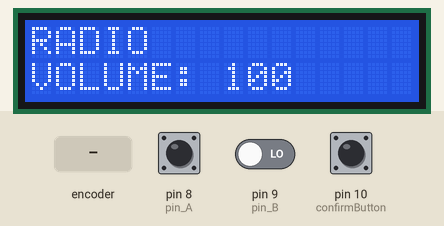
Simulated run of this sketch. Board: Arduino Uno, built with avr-gcc and run on an emulated ATmega328P. On the bench: 16×2 character LCD. The test bench sets the inputs (shaded band); at power-on: pin 10 (confirmButton) LOW, pin 8 (pin_A) HIGH, pin 9 (pin_B) LOW.

Above: at 1.2 s.
1.3 s: pin 10 (confirmButton) pulled HIGH for 0.15 s
At 2.6 s:
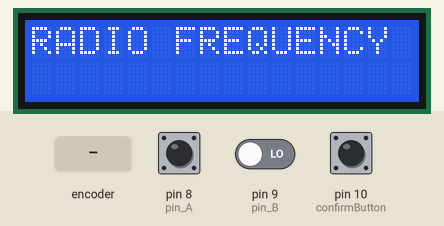
2.9 s: rotary encoder on pin 8 (pin_A) / pin 9 (pin_B) turned 3 steps (first pin leading)
At 3.6 s:
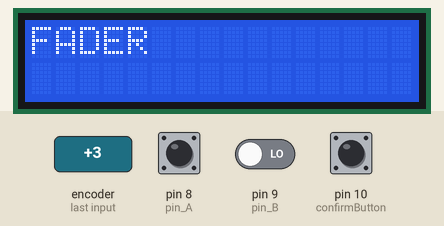
5.0 s: rotary encoder on pin 8 (pin_A) / pin 9 (pin_B) turned 1 step (first pin leading)
At 6.2 s:
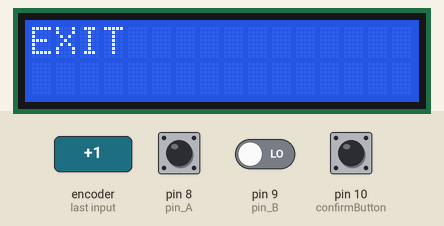
6.7 s: pin 10 (confirmButton) pulled HIGH for 1 s
At 8.3 s:
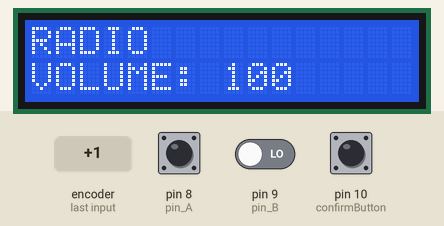
9.2 s: pin 10 (confirmButton) pulled HIGH for 3.2 s
At 13.1 s:
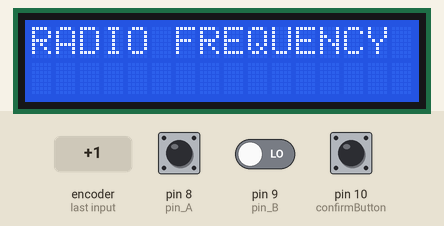
Timing chart, 0 to 14.6 s (numbered marks = the images above; inputs shaded):
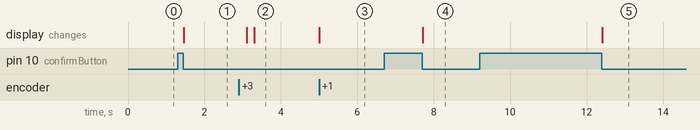

Measured:
- after the input at 1.3 s, the display: changes after 0.16 s (image 1)
- after the input at 2.9 s, the display: first changes after 0.21 s (image 2 shows a later state)
- after the input at 5.0 s, the display: changes at once (image 3)
- after the input at 6.7 s, the display: changes after 1.0 s (image 4)
- after the input at 9.2 s, the display: changes after 3.2 s (image 5)

The sketch:

sketch_oct08a.ino
```cpp
// include the library code:
#include <LiquidCrystal.h>

int volume = 100;
unsigned long currentTime;
unsigned long loopTime;
const int pin_A = 8;  // pin 8
const int pin_B = 9;  // pin 9
const int confirmButton = 10; // pin 10
unsigned char encoder_A;
unsigned char encoder_B;
unsigned char encoder_A_prev=0;
int buttonState = 0;
int menuLevel = 0;
int tmpValue = 0;

// initialize the library with the numbers of the interface pins
LiquidCrystal lcd(12, 11, 5, 4, 3, 2);

void setup() {
  lcd.begin(16, 2);
  lcd.print("volume");
  pinMode(pin_A, INPUT);
  pinMode(pin_B, INPUT);
  pinMode(confirmButton, INPUT);
  currentTime = millis();
  loopTime = currentTime;
}

void readEncoder(int &value, int increment, int minValue, int maxValue)
{
  currentTime = millis();
  if(currentTime >= (loopTime + 5)){
    // 5ms since last check of encoder = 200Hz
    encoder_A = digitalRead(pin_A);    // Read encoder pins
    encoder_B = digitalRead(pin_B);
    if((!encoder_A) && (encoder_A_prev)){
      // A has gone from high to low
      if(encoder_B) {
        // B is high so clockwise
        // increase the brightness, dont go over 255
        if (value+increment <= maxValue)
          value += increment;
      }
      else {
        // B is low so counter-clockwise
        // decrease the brightness, dont go below 0
        if (value - increment >= minValue)
          value -= increment;
      }

    }
    encoder_A_prev = encoder_A;     // Store value of A for next time

    loopTime = currentTime;  // Updates loopTime
  }
}

bool confirmPressed()
{
  buttonState = digitalRead(confirmButton);
  if (buttonState == HIGH)
  {
    do
    {
      delay(50);
      buttonState = digitalRead(confirmButton);
    }
    while(buttonState == HIGH);

    return true;
  }
  else
  {
    return false;
  }
}


void loop() {

  if (menuLevel == 0) // main menu. We can only set volume
  {
    lcd.setCursor(0, 0);
    lcd.print("RADIO           ");
    lcd.setCursor(0, 1);
    lcd.print("VOLUME: ");
    lcd.print(volume);
    lcd.print("     ");
    tmpValue = volume;
    readEncoder(volume, 1, 0, 63);
    if (volume != tmpValue)
    {
      // here we set volume level
    }

    if (confirmPressed())
    {
      menuLevel = 1;
    }
  }
  if (menuLevel == 1) // we are in the menu (frequency)
  {
    lcd.setCursor(0, 0);
    lcd.print("RADIO FREQUENCY ");
    lcd.setCursor(0, 1);
    lcd.print("                ");
    readEncoder(menuLevel, 1, 1, 4);
    if (confirmPressed())
    {
      menuLevel = 11; // frequency
    }
  }
  if (menuLevel == 2) // we are in the menu
  {
    lcd.setCursor(0, 0);
    lcd.print("BALANCE         ");
    lcd.setCursor(0, 1);
    lcd.print("                ");
    readEncoder(menuLevel, 1, 1, 4);
    if (confirmPressed())
    {
      menuLevel = 21; // balance
    }
  }
  if (menuLevel == 3) // we are in the menu
  {
    lcd.setCursor(0, 0);
    lcd.print("FADER           ");
    lcd.setCursor(0, 1);
    lcd.print("                ");
    readEncoder(menuLevel, 1, 1, 4);
    if (confirmPressed())
    {
      menuLevel = 31; // fader
    }
  }
  if (menuLevel == 4) // we are in the menu
  {
    lcd.setCursor(0, 0);
    lcd.print("EXIT            ");
    lcd.setCursor(0, 1);
    lcd.print("                ");
    readEncoder(menuLevel, 1, 1, 4);
    if (confirmPressed())
    {
      menuLevel = 0; // exit
    }
  }
}
```
